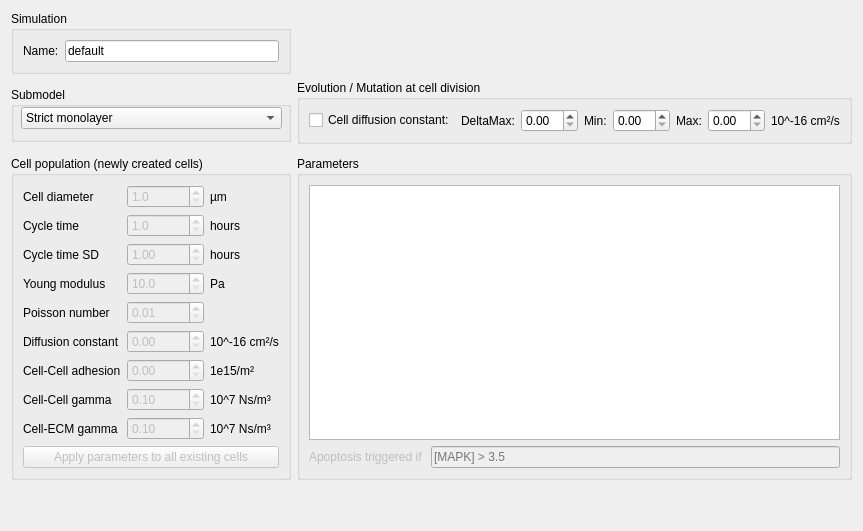
     <widget class="QWidget" name="tab">
      <attribute name="title">
       <string>Parameters</string>
      </attribute>
      <layout class="QGridLayout" name="gridLayout_3">
       <item row="0" column="0">
        <widget class="QGroupBox" name="groupBox_7">
         <property name="sizePolicy">
          <sizepolicy hsizetype="Fixed" vsizetype="Preferred">
           <horstretch>0</horstretch>
           <verstretch>0</verstretch>
          </sizepolicy>
         </property>
         <property name="minimumSize">
          <size>
           <width>280</width>
           <height>0</height>
          </size>
         </property>
         <property name="title">
          <string>Simulation</string>
         </property>
         <layout class="QGridLayout" name="gridLayout_11">
          <item row="1" column="0">
           <widget class="QLabel" name="label_28">
            <property name="text">
             <string>Name:</string>
            </property>
           </widget>
          </item>
          <item row="1" column="1">
           <widget class="QLineEdit" name="textSimulationName">
            <property name="enabled">
             <bool>true</bool>
            </property>
            <property name="text">
             <string>default</string>
            </property>
           </widget>
          </item>
         </layout>
        </widget>
       </item>
       <item row="4" column="0">
        <spacer name="verticalSpacer_3">
         <property name="orientation">
          <enum>Qt::Vertical</enum>
         </property>
         <property name="sizeHint" stdset="0">
          <size>
           <width>20</width>
           <height>40</height>
          </size>
         </property>
        </spacer>
       </item>
       <item row="1" column="0" rowspan="2">
        <widget class="QGroupBox" name="groupBox_6">
         <property name="sizePolicy">
          <sizepolicy hsizetype="Preferred" vsizetype="Fixed">
           <horstretch>0</horstretch>
           <verstretch>0</verstretch>
          </sizepolicy>
         </property>
         <property name="minimumSize">
          <size>
           <width>0</width>
           <height>55</height>
          </size>
         </property>
         <property name="title">
          <string>Submodel</string>
         </property>
         <widget class="QComboBox" name="comboBoxSubModel">
          <property name="enabled">
           <bool>true</bool>
          </property>
          <property name="geometry">
           <rect>
            <x>10</x>
            <y>20</y>
            <width>261</width>
            <height>22</height>
           </rect>
          </property>
          <item>
           <property name="text">
            <string>Strict monolayer</string>
           </property>
          </item>
          <item>
           <property name="text">
            <string>Tumor spheroid</string>
           </property>
          </item>
         </widget>
        </widget>
       </item>
       <item row="3" column="0">
        <widget class="QGroupBox" name="groupBoxParameters">
         <property name="enabled">
          <bool>true</bool>
         </property>
         <property name="title">
          <string>Cell population (newly created cells)</string>
         </property>
         <layout class="QGridLayout" name="gridLayout_5">
          <item row="1" column="1">
           <layout class="QGridLayout" name="gridLayout_2">
            <item row="0" column="1">
             <widget class="QLabel" name="label_5">
              <property name="text">
               <string>Cell diameter</string>
              </property>
             </widget>
            </item>
            <item row="0" column="2">
             <widget class="QDoubleSpinBox" name="doubleSpinBoxCellDiameter">
              <property name="enabled">
               <bool>false</bool>
              </property>
              <property name="specialValueText">
               <string/>
              </property>
              <property name="prefix">
               <string/>
              </property>
              <property name="suffix">
               <string/>
              </property>
              <property name="decimals">
               <number>1</number>
              </property>
              <property name="minimum">
               <double>1.000000000000000</double>
              </property>
              <property name="maximum">
               <double>100.000000000000000</double>
              </property>
              <property name="value">
               <double>1.000000000000000</double>
              </property>
             </widget>
            </item>
            <item row="0" column="3">
             <widget class="QLabel" name="label_6">
              <property name="text">
               <string>µm</string>
              </property>
             </widget>
            </item>
            <item row="1" column="1">
             <widget class="QLabel" name="label_16">
              <property name="text">
               <string>Cycle time</string>
              </property>
             </widget>
            </item>
            <item row="1" column="2">
             <widget class="QDoubleSpinBox" name="doubleSpinBoxCycleTime">
              <property name="enabled">
               <bool>false</bool>
              </property>
              <property name="specialValueText">
               <string/>
              </property>
              <property name="decimals">
               <number>1</number>
              </property>
              <property name="minimum">
               <double>1.000000000000000</double>
              </property>
              <property name="maximum">
               <double>200.000000000000000</double>
              </property>
             </widget>
            </item>
            <item row="1" column="3">
             <widget class="QLabel" name="label_15">
              <property name="text">
               <string>hours</string>
              </property>
             </widget>
            </item>
            <item row="3" column="1">
             <widget class="QLabel" name="label_19">
              <property name="text">
               <string>Young modulus</string>
              </property>
             </widget>
            </item>
            <item row="3" column="2">
             <widget class="QDoubleSpinBox" name="doubleSpinBoxYoungModulus">
              <property name="enabled">
               <bool>false</bool>
              </property>
              <property name="specialValueText">
               <string/>
              </property>
              <property name="decimals">
               <number>1</number>
              </property>
              <property name="minimum">
               <double>10.000000000000000</double>
              </property>
              <property name="maximum">
               <double>20000.000000000000000</double>
              </property>
              <property name="singleStep">
               <double>10.000000000000000</double>
              </property>
             </widget>
            </item>
            <item row="3" column="3">
             <widget class="QLabel" name="label_20">
              <property name="text">
               <string>Pa</string>
              </property>
             </widget>
            </item>
            <item row="4" column="1">
             <widget class="QLabel" name="label_8">
              <property name="text">
               <string>Poisson number</string>
              </property>
             </widget>
            </item>
            <item row="5" column="1">
             <widget class="QLabel" name="label_9">
              <property name="text">
               <string>Diffusion constant</string>
              </property>
             </widget>
            </item>
            <item row="5" column="2">
             <widget class="QDoubleSpinBox" name="doubleSpinBoxDiffusionConstant">
              <property name="enabled">
               <bool>false</bool>
              </property>
              <property name="specialValueText">
               <string/>
              </property>
              <property name="maximum">
               <double>10000.000000000000000</double>
              </property>
             </widget>
            </item>
            <item row="5" column="3">
             <widget class="QLabel" name="label_10">
              <property name="text">
               <string>10^-16 cm²/s</string>
              </property>
             </widget>
            </item>
            <item row="6" column="1">
             <widget class="QLabel" name="label_17">
              <property name="text">
               <string>Cell-Cell adhesion</string>
              </property>
             </widget>
            </item>
            <item row="6" column="2">
             <widget class="QDoubleSpinBox" name="doubleSpinBoxCellCellAdhesion">
              <property name="enabled">
               <bool>false</bool>
              </property>
              <property name="specialValueText">
               <string/>
              </property>
              <property name="maximum">
               <double>100.000000000000000</double>
              </property>
             </widget>
            </item>
            <item row="6" column="3">
             <widget class="QLabel" name="label_18">
              <property name="text">
               <string>1e15/m²</string>
              </property>
             </widget>
            </item>
            <item row="7" column="1">
             <widget class="QLabel" name="label_11">
              <property name="text">
               <string>Cell-Cell gamma</string>
              </property>
             </widget>
            </item>
            <item row="7" column="2">
             <widget class="QDoubleSpinBox" name="doubleSpinBoxCellCellGamma">
              <property name="enabled">
               <bool>false</bool>
              </property>
              <property name="specialValueText">
               <string/>
              </property>
              <property name="minimum">
               <double>0.100000000000000</double>
              </property>
              <property name="maximum">
               <double>2000.000000000000000</double>
              </property>
              <property name="singleStep">
               <double>0.100000000000000</double>
              </property>
             </widget>
            </item>
            <item row="7" column="3">
             <widget class="QLabel" name="label_12">
              <property name="text">
               <string>10^7 Ns/m³</string>
              </property>
             </widget>
            </item>
            <item row="8" column="1">
             <widget class="QLabel" name="label_14">
              <property name="text">
               <string>Cell-ECM gamma</string>
              </property>
             </widget>
            </item>
            <item row="8" column="2">
             <widget class="QDoubleSpinBox" name="doubleSpinBoxCellECMGamma">
              <property name="enabled">
               <bool>false</bool>
              </property>
              <property name="specialValueText">
               <string/>
              </property>
              <property name="minimum">
               <double>0.100000000000000</double>
              </property>
              <property name="maximum">
               <double>2000.000000000000000</double>
              </property>
              <property name="singleStep">
               <double>0.100000000000000</double>
              </property>
             </widget>
            </item>
            <item row="8" column="3">
             <widget class="QLabel" name="label_13">
              <property name="text">
               <string>10^7 Ns/m³</string>
              </property>
             </widget>
            </item>
            <item row="2" column="2">
             <widget class="QDoubleSpinBox" name="doubleSpinBoxCycleTimeSD">
              <property name="enabled">
               <bool>false</bool>
              </property>
              <property name="specialValueText">
               <string/>
              </property>
              <property name="minimum">
               <double>1.000000000000000</double>
              </property>
              <property name="maximum">
               <double>100.000000000000000</double>
              </property>
             </widget>
            </item>
            <item row="2" column="3">
             <widget class="QLabel" name="label_26">
              <property name="text">
               <string>hours</string>
              </property>
             </widget>
            </item>
            <item row="2" column="1">
             <widget class="QLabel" name="label_25">
              <property name="text">
               <string>Cycle time SD</string>
              </property>
             </widget>
            </item>
            <item row="4" column="2">
             <widget class="QDoubleSpinBox" name="doubleSpinBoxPoissonNumber">
              <property name="enabled">
               <bool>false</bool>
              </property>
              <property name="specialValueText">
               <string/>
              </property>
              <property name="minimum">
               <double>0.010000000000000</double>
              </property>
              <property name="maximum">
               <double>0.500000000000000</double>
              </property>
              <property name="singleStep">
               <double>0.010000000000000</double>
              </property>
             </widget>
            </item>
           </layout>
          </item>
          <item row="2" column="1">
           <widget class="QPushButton" name="pushButtonApplyParametersToAllExistingCells">
            <property name="enabled">
             <bool>false</bool>
            </property>
            <property name="text">
             <string>Apply parameters to all existing cells</string>
            </property>
           </widget>
          </item>
         </layout>
        </widget>
       </item>
       <item row="1" column="2">
        <widget class="QGroupBox" name="groupBox_9">
         <property name="title">
          <string>Evolution / Mutation at cell division</string>
         </property>
         <layout class="QGridLayout" name="gridLayout_13">
          <item row="2" column="6">
           <widget class="QDoubleSpinBox" name="doubleSpinBox_3"/>
          </item>
          <item row="2" column="5">
           <widget class="QLabel" name="label_33">
            <property name="text">
             <string>Max:</string>
            </property>
           </widget>
          </item>
          <item row="2" column="2">
           <widget class="QDoubleSpinBox" name="doubleSpinBox"/>
          </item>
          <item row="2" column="4">
           <widget class="QDoubleSpinBox" name="doubleSpinBox_2"/>
          </item>
          <item row="2" column="3">
           <widget class="QLabel" name="label_32">
            <property name="text">
             <string>Min:</string>
            </property>
           </widget>
          </item>
          <item row="2" column="1">
           <widget class="QLabel" name="label_31">
            <property name="text">
             <string>DeltaMax:</string>
            </property>
           </widget>
          </item>
          <item row="2" column="7">
           <widget class="QLabel" name="label_34">
            <property name="text">
             <string>10^-16 cm²/s</string>
            </property>
           </widget>
          </item>
          <item row="2" column="0">
           <widget class="QCheckBox" name="checkBoxEnableEvolution">
            <property name="text">
             <string>Cell diffusion constant:</string>
            </property>
           </widget>
          </item>
         </layout>
        </widget>
       </item>
       <item row="3" column="2">
        <widget class="QGroupBox" name="groupBox_10">
         <property name="title">
          <string>Parameters</string>
         </property>
         <layout class="QVBoxLayout" name="verticalLayout_3">
          <item>
           <widget class="QTreeView" name="parameterTreeView"/>
          </item>
          <item>
           <layout class="QHBoxLayout" name="horizontalLayout_7">
            <property name="spacing">
             <number>-1</number>
            </property>
            <property name="sizeConstraint">
             <enum>QLayout::SetMinimumSize</enum>
            </property>
            <item>
             <widget class="QLabel" name="label_35">
              <property name="enabled">
               <bool>false</bool>
              </property>
              <property name="text">
               <string>Apoptosis triggered if </string>
              </property>
             </widget>
            </item>
            <item>
             <widget class="QLineEdit" name="lineEdit_ApoTrigger">
              <property name="enabled">
               <bool>false</bool>
              </property>
              <property name="inputMask">
               <string/>
              </property>
              <property name="placeholderText">
               <string>[MAPK] &gt; 3.5</string>
              </property>
             </widget>
            </item>
           </layout>
          </item>
         </layout>
        </widget>
       </item>
      </layout>
     </widget>
